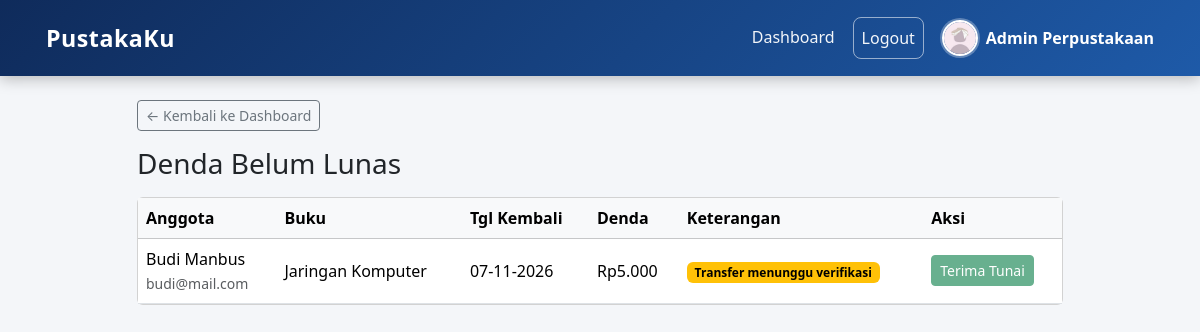
/projek/admin/denda.php (signed in), run on the app's committed database.
### tables this page shows
CREATE TABLE `peminjaman` (
  `id` int(11) NOT NULL,
  `user_id` int(11) NOT NULL,
  `buku_id` int(11) NOT NULL,
  `tgl_pengajuan` date NOT NULL,
  `tgl_pinjam` date DEFAULT NULL,
  `tgl_jatuh_tempo` date DEFAULT NULL,
  `tgl_kembali` date DEFAULT NULL,
  `status` enum('menunggu','dipinjam','dikembalikan','ditolak') NOT NULL DEFAULT 'menunggu',
  `denda` int(11) NOT NULL DEFAULT 0,
  `status_denda` enum('tidak_ada','belum_lunas','lunas') NOT NULL DEFAULT 'tidak_ada'
);

CREATE TABLE `users` (
  `id` int(11) NOT NULL,
  `nama` varchar(100) NOT NULL,
  `email` varchar(100) NOT NULL,
  `password` varchar(255) NOT NULL,
  `role` enum('admin','anggota') NOT NULL DEFAULT 'anggota',
  `nim` varchar(20) DEFAULT NULL,
  `no_hp` varchar(15) DEFAULT NULL,
  `foto` varchar(255) NOT NULL DEFAULT 'default.png',
  `status` enum('aktif','nonaktif') NOT NULL DEFAULT 'aktif',
  `remember_token` varchar(64) DEFAULT NULL,
  `created_at` timestamp NOT NULL DEFAULT current_timestamp()
);

CREATE TABLE `buku` (
  `id` int(11) NOT NULL,
  `kode_buku` varchar(20) NOT NULL,
  `judul` varchar(200) NOT NULL,
  `penulis` varchar(100) DEFAULT NULL,
  `penerbit` varchar(100) DEFAULT NULL,
  `tahun_terbit` year(4) DEFAULT NULL,
  `kategori_id` int(11) DEFAULT NULL,
  `stok` int(11) NOT NULL DEFAULT 0,
  `sinopsis` text DEFAULT NULL,
  `cover` varchar(255) NOT NULL DEFAULT 'no-cover.png',
  `created_at` timestamp NOT NULL DEFAULT current_timestamp()
);

### projek/admin/denda.php (the view, shortened to what this page needs)
<?php
include '../config/koneksi.php';
$data_denda = mysqli_query(
    $koneksi,
    "SELECT p.id, p.denda, p.tgl_kembali, u.nama, u.email, b.judul,
            (SELECT COUNT(*) FROM pembayaran_denda pd
             WHERE pd.peminjaman_id = p.id AND pd.status = 'menunggu') AS transfer_menunggu
     FROM peminjaman p
     JOIN users u ON p.user_id = u.id
     JOIN buku b ON p.buku_id = b.id
     WHERE p.status_denda = 'belum_lunas'
     ORDER BY p.tgl_kembali ASC"
);
include '../includes/header.php';
?>
<div class="row">
    <div class="col-lg-10 mx-auto">
        <a href="<?= $base_url ?>/admin/dashboard.php" class="btn btn-outline-secondary btn-sm mb-3 no-print">
            &larr; Kembali ke Dashboard
        </a>
        <h3 class="mb-3">Denda Belum Lunas</h3>
        <div class="card">
            <div class="table-responsive">
                <table class="table table-hover align-middle mb-0">
                    <thead class="table-light">
                        <tr>
                            <th>Anggota</th>
                            <th>Buku</th>
                            <th>Tgl Kembali</th>
                            <th>Denda</th>
                            <th>Keterangan</th>
                            <th>Aksi</th>
                        </tr>
                    </thead>
                    <tbody>
                        <?php while ($d = mysqli_fetch_assoc($data_denda)) { ?>
                            <tr>
                                <td>
                                    <?= htmlspecialchars($d['nama']) ?><br>
                                    <small class="text-muted"><?= htmlspecialchars($d['email']) ?></small>
                                </td>
                                <td><?= htmlspecialchars($d['judul']) ?></td>
                                <td><?= date('d-m-Y', strtotime($d['tgl_kembali'])) ?></td>
                                <td>Rp<?= number_format($d['denda'], 0, ',', '.') ?></td>
                                <td>
                                    <?php if ($d['transfer_menunggu'] > 0) { ?>
                                        <span class="badge text-bg-warning">Transfer menunggu verifikasi</span>
                                    <?php } ?>
                                </td>
                                <td>
                                    <form method="POST" class="form-konfirmasi"
                                          data-pesan="Terima pembayaran tunai Rp<?= number_format($d['denda'], 0, ',', '.') ?> dari <?= htmlspecialchars($d['nama']) ?>?">
                                        <button type="submit" name="bayar_tunai" class="btn btn-sm btn-success"
                                                <?= $d['transfer_menunggu'] > 0 ? 'disabled' : '' ?>>
                                            Terima Tunai
                                        </button>
                                    </form>
                                </td>
                            </tr>
                        <?php } ?>
                    </tbody>
                </table>
            </div>
        </div>
    </div>
</div>
<?php
include '../includes/footer.php';
?>

### projek/assets/style.css (style rules this page uses)
:root { --warna-utama: #1e5aa8; --warna-latar: #f4f6f9; }
body { background-color: var(--warna-latar); }

### data on the page
peminjaman: user.nama "Budi Manbus", user.email "budi@mail.com", buku.judul "Jaringan Komputer", tgl_kembali "07-11-2026", denda "5.000"

### other printed values
$_SESSION['nama'] "Admin Perpustakaan"
